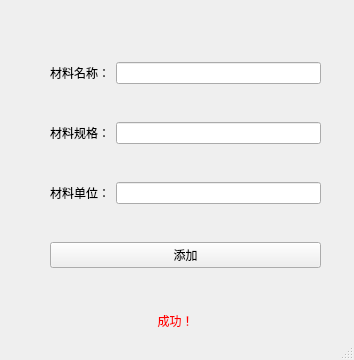
<?xml version="1.0" encoding="UTF-8"?>
<ui version="4.0">
 <class>MainWindow</class>
 <widget class="QMainWindow" name="MainWindow">
  <property name="geometry">
   <rect>
    <x>0</x>
    <y>0</y>
    <width>354</width>
    <height>360</height>
   </rect>
  </property>
  <property name="windowTitle">
   <string>新增材料</string>
  </property>
  <widget class="QWidget" name="centralwidget">
   <widget class="QLabel" name="label_4">
    <property name="geometry">
     <rect>
      <x>0</x>
      <y>310</y>
      <width>351</width>
      <height>21</height>
     </rect>
    </property>
    <property name="styleSheet">
     <string notr="true">font: 11pt &quot;楷体&quot;;
color: rgb(255, 0, 0);</string>
    </property>
    <property name="text">
     <string>成功！</string>
    </property>
    <property name="alignment">
     <set>Qt::AlignCenter</set>
    </property>
   </widget>
   <widget class="QWidget" name="">
    <property name="geometry">
     <rect>
      <x>50</x>
      <y>30</y>
      <width>271</width>
      <height>271</height>
     </rect>
    </property>
    <layout class="QVBoxLayout" name="verticalLayout">
     <item>
      <layout class="QHBoxLayout" name="horizontalLayout">
       <item>
        <widget class="QLabel" name="label">
         <property name="text">
          <string>材料名称：</string>
         </property>
        </widget>
       </item>
       <item>
        <widget class="QLineEdit" name="lineEdit"/>
       </item>
      </layout>
     </item>
     <item>
      <layout class="QHBoxLayout" name="horizontalLayout_2">
       <item>
        <widget class="QLabel" name="label_2">
         <property name="text">
          <string>材料规格：</string>
         </property>
        </widget>
       </item>
       <item>
        <widget class="QLineEdit" name="lineEdit_2"/>
       </item>
      </layout>
     </item>
     <item>
      <layout class="QHBoxLayout" name="horizontalLayout_3">
       <item>
        <widget class="QLabel" name="label_3">
         <property name="text">
          <string>材料单位：</string>
         </property>
        </widget>
       </item>
       <item>
        <widget class="QLineEdit" name="lineEdit_3"/>
       </item>
      </layout>
     </item>
     <item>
      <widget class="QPushButton" name="pushButton">
       <property name="text">
        <string>添加</string>
       </property>
      </widget>
     </item>
    </layout>
   </widget>
  </widget>
  <widget class="QMenuBar" name="menubar">
   <property name="geometry">
    <rect>
     <x>0</x>
     <y>0</y>
     <width>354</width>
     <height>23</height>
    </rect>
   </property>
  </widget>
  <widget class="QStatusBar" name="statusbar"/>
 </widget>
 <resources/>
 <connections/>
</ui>
